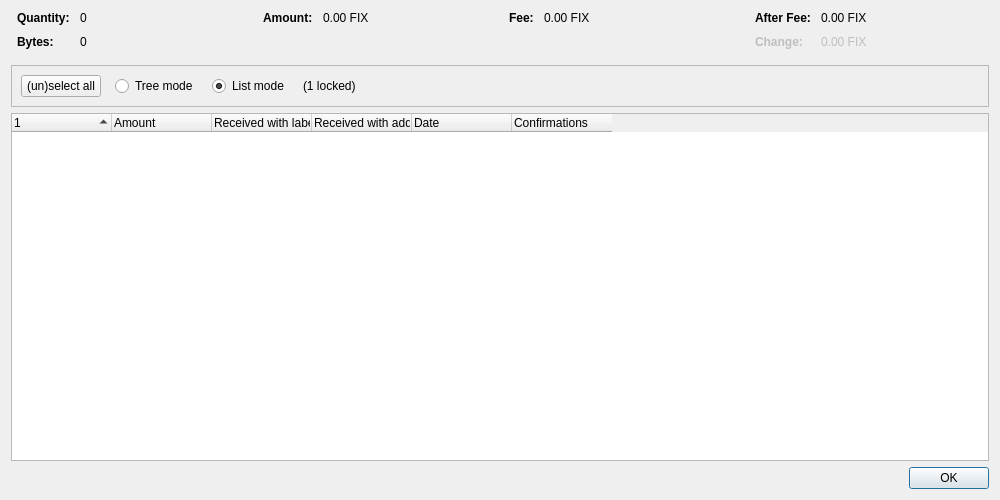
<?xml version="1.0" encoding="UTF-8"?>
<ui version="4.0">
 <class>CoinControlDialog</class>
 <widget class="QDialog" name="CoinControlDialog">
  <property name="geometry">
   <rect>
    <x>0</x>
    <y>0</y>
    <width>1000</width>
    <height>500</height>
   </rect>
  </property>
  <property name="windowTitle">
   <string>Coin Selection</string>
  </property>
  <layout class="QVBoxLayout" name="verticalLayout">
   <item>
    <layout class="QHBoxLayout" name="horizontalLayoutTop" stretch="0,0,0,0">
     <property name="topMargin">
      <number>0</number>
     </property>
     <property name="bottomMargin">
      <number>10</number>
     </property>
     <item>
      <layout class="QFormLayout" name="formLayoutCoinControl1">
       <property name="labelAlignment">
        <set>Qt::AlignLeft|Qt::AlignVCenter</set>
       </property>
       <property name="horizontalSpacing">
        <number>10</number>
       </property>
       <property name="verticalSpacing">
        <number>10</number>
       </property>
       <property name="leftMargin">
        <number>6</number>
       </property>
       <property name="rightMargin">
        <number>6</number>
       </property>
       <item row="0" column="0">
        <widget class="QLabel" name="labelCoinControlQuantityText">
         <property name="font">
          <font>
           <weight>75</weight>
           <bold>true</bold>
          </font>
         </property>
         <property name="text">
          <string>Quantity:</string>
         </property>
        </widget>
       </item>
       <item row="0" column="1">
        <widget class="QLabel" name="labelCoinControlQuantity">
         <property name="cursor">
          <cursorShape>IBeamCursor</cursorShape>
         </property>
         <property name="contextMenuPolicy">
          <enum>Qt::ActionsContextMenu</enum>
         </property>
         <property name="text">
          <string notr="true">0</string>
         </property>
         <property name="textInteractionFlags">
          <set>Qt::LinksAccessibleByMouse|Qt::TextSelectableByKeyboard|Qt::TextSelectableByMouse</set>
         </property>
        </widget>
       </item>
       <item row="1" column="0">
        <widget class="QLabel" name="labelCoinControlBytesText">
         <property name="font">
          <font>
           <weight>75</weight>
           <bold>true</bold>
          </font>
         </property>
         <property name="text">
          <string>Bytes:</string>
         </property>
        </widget>
       </item>
       <item row="1" column="1">
        <widget class="QLabel" name="labelCoinControlBytes">
         <property name="cursor">
          <cursorShape>IBeamCursor</cursorShape>
         </property>
         <property name="contextMenuPolicy">
          <enum>Qt::ActionsContextMenu</enum>
         </property>
         <property name="text">
          <string notr="true">0</string>
         </property>
         <property name="textInteractionFlags">
          <set>Qt::LinksAccessibleByMouse|Qt::TextSelectableByKeyboard|Qt::TextSelectableByMouse</set>
         </property>
        </widget>
       </item>
      </layout>
     </item>
     <item>
      <layout class="QFormLayout" name="formLayoutCoinControl2">
       <property name="horizontalSpacing">
        <number>10</number>
       </property>
       <property name="verticalSpacing">
        <number>10</number>
       </property>
       <property name="leftMargin">
        <number>6</number>
       </property>
       <property name="rightMargin">
        <number>6</number>
       </property>
       <item row="0" column="0">
        <widget class="QLabel" name="labelCoinControlAmountText">
         <property name="font">
          <font>
           <weight>75</weight>
           <bold>true</bold>
          </font>
         </property>
         <property name="text">
          <string>Amount:</string>
         </property>
        </widget>
       </item>
       <item row="0" column="1">
        <widget class="QLabel" name="labelCoinControlAmount">
         <property name="cursor">
          <cursorShape>IBeamCursor</cursorShape>
         </property>
         <property name="contextMenuPolicy">
          <enum>Qt::ActionsContextMenu</enum>
         </property>
         <property name="text">
          <string notr="true">0.00 FIX</string>
         </property>
         <property name="textInteractionFlags">
          <set>Qt::LinksAccessibleByMouse|Qt::TextSelectableByKeyboard|Qt::TextSelectableByMouse</set>
         </property>
        </widget>
       </item>
      </layout>
     </item>
     <item>
      <layout class="QFormLayout" name="formLayoutCoinControl3">
       <property name="horizontalSpacing">
        <number>10</number>
       </property>
       <property name="verticalSpacing">
        <number>10</number>
       </property>
       <property name="leftMargin">
        <number>6</number>
       </property>
       <property name="rightMargin">
        <number>6</number>
       </property>
       <item row="0" column="0">
        <widget class="QLabel" name="labelCoinControlFeeText">
         <property name="font">
          <font>
           <weight>75</weight>
           <bold>true</bold>
          </font>
         </property>
         <property name="text">
          <string>Fee:</string>
         </property>
        </widget>
       </item>
       <item row="0" column="1">
        <widget class="QLabel" name="labelCoinControlFee">
         <property name="cursor">
          <cursorShape>IBeamCursor</cursorShape>
         </property>
         <property name="contextMenuPolicy">
          <enum>Qt::ActionsContextMenu</enum>
         </property>
         <property name="text">
          <string notr="true">0.00 FIX</string>
         </property>
         <property name="textInteractionFlags">
          <set>Qt::LinksAccessibleByMouse|Qt::TextSelectableByKeyboard|Qt::TextSelectableByMouse</set>
         </property>
        </widget>
       </item>
      </layout>
     </item>
     <item>
      <layout class="QFormLayout" name="formLayoutCoinControl4">
       <property name="labelAlignment">
        <set>Qt::AlignLeft|Qt::AlignVCenter</set>
       </property>
       <property name="horizontalSpacing">
        <number>10</number>
       </property>
       <property name="verticalSpacing">
        <number>10</number>
       </property>
       <property name="leftMargin">
        <number>6</number>
       </property>
       <property name="rightMargin">
        <number>6</number>
       </property>
       <item row="0" column="0">
        <widget class="QLabel" name="labelCoinControlAfterFeeText">
         <property name="font">
          <font>
           <weight>75</weight>
           <bold>true</bold>
          </font>
         </property>
         <property name="text">
          <string>After Fee:</string>
         </property>
        </widget>
       </item>
       <item row="0" column="1">
        <widget class="QLabel" name="labelCoinControlAfterFee">
         <property name="cursor">
          <cursorShape>IBeamCursor</cursorShape>
         </property>
         <property name="contextMenuPolicy">
          <enum>Qt::ActionsContextMenu</enum>
         </property>
         <property name="text">
          <string notr="true">0.00 FIX</string>
         </property>
         <property name="textInteractionFlags">
          <set>Qt::LinksAccessibleByMouse|Qt::TextSelectableByKeyboard|Qt::TextSelectableByMouse</set>
         </property>
        </widget>
       </item>
       <item row="1" column="0">
        <widget class="QLabel" name="labelCoinControlChangeText">
         <property name="enabled">
          <bool>false</bool>
         </property>
         <property name="font">
          <font>
           <weight>75</weight>
           <bold>true</bold>
          </font>
         </property>
         <property name="text">
          <string>Change:</string>
         </property>
        </widget>
       </item>
       <item row="1" column="1">
        <widget class="QLabel" name="labelCoinControlChange">
         <property name="enabled">
          <bool>false</bool>
         </property>
         <property name="cursor">
          <cursorShape>IBeamCursor</cursorShape>
         </property>
         <property name="contextMenuPolicy">
          <enum>Qt::ActionsContextMenu</enum>
         </property>
         <property name="text">
          <string notr="true">0.00 FIX</string>
         </property>
         <property name="textInteractionFlags">
          <set>Qt::LinksAccessibleByMouse|Qt::TextSelectableByKeyboard|Qt::TextSelectableByMouse</set>
         </property>
        </widget>
       </item>
      </layout>
     </item>
    </layout>
   </item>
   <item>
    <widget class="QFrame" name="frame">
     <property name="minimumSize">
      <size>
       <width>0</width>
       <height>40</height>
      </size>
     </property>
     <property name="frameShape">
      <enum>QFrame::StyledPanel</enum>
     </property>
     <property name="frameShadow">
      <enum>QFrame::Sunken</enum>
     </property>
     <layout class="QHBoxLayout" name="horizontalLayout">
      <item>
       <layout class="QHBoxLayout" name="horizontalLayoutPanel" stretch="0,0,0,0,0">
        <property name="spacing">
         <number>14</number>
        </property>
        <item>
         <widget class="QPushButton" name="pushButtonSelectAll">
          <property name="sizePolicy">
           <sizepolicy hsizetype="Maximum" vsizetype="Fixed">
            <horstretch>0</horstretch>
            <verstretch>0</verstretch>
           </sizepolicy>
          </property>
          <property name="text">
           <string>(un)select all</string>
          </property>
          <property name="autoDefault">
           <bool>false</bool>
          </property>
         </widget>
        </item>
        <item>
         <widget class="QRadioButton" name="radioTreeMode">
          <property name="sizePolicy">
           <sizepolicy hsizetype="Maximum" vsizetype="Fixed">
            <horstretch>0</horstretch>
            <verstretch>0</verstretch>
           </sizepolicy>
          </property>
          <property name="text">
           <string>Tree mode</string>
          </property>
         </widget>
        </item>
        <item>
         <widget class="QRadioButton" name="radioListMode">
          <property name="sizePolicy">
           <sizepolicy hsizetype="Maximum" vsizetype="Fixed">
            <horstretch>0</horstretch>
            <verstretch>0</verstretch>
           </sizepolicy>
          </property>
          <property name="text">
           <string>List mode</string>
          </property>
          <property name="checked">
           <bool>true</bool>
          </property>
         </widget>
        </item>
        <item>
         <widget class="QLabel" name="labelLocked">
          <property name="text">
           <string notr="true">(1 locked)</string>
          </property>
         </widget>
        </item>
        <item>
         <spacer name="horizontalSpacer">
          <property name="orientation">
           <enum>Qt::Horizontal</enum>
          </property>
          <property name="sizeHint" stdset="0">
           <size>
            <width>40</width>
            <height>20</height>
           </size>
          </property>
         </spacer>
        </item>
       </layout>
      </item>
     </layout>
    </widget>
   </item>
   <item>
    <widget class="CoinControlTreeWidget" name="treeWidget">
     <property name="contextMenuPolicy">
      <enum>Qt::CustomContextMenu</enum>
     </property>
     <property name="sortingEnabled">
      <bool>false</bool>
     </property>
     <property name="columnCount">
      <number>6</number>
     </property>
     <attribute name="headerShowSortIndicator" stdset="0">
      <bool>true</bool>
     </attribute>
     <attribute name="headerStretchLastSection">
      <bool>false</bool>
     </attribute>
     <column>
      <property name="text">
       <string/>
      </property>
     </column>
     <column>
      <property name="text">
       <string>Amount</string>
      </property>
     </column>
     <column>
      <property name="text">
       <string>Received with label</string>
      </property>
     </column>
     <column>
      <property name="text">
       <string>Received with address</string>
      </property>
     </column>
     <column>
      <property name="text">
       <string>Date</string>
      </property>
     </column>
     <column>
      <property name="text">
       <string>Confirmations</string>
      </property>
      <property name="toolTip">
       <string>Confirmed</string>
      </property>
     </column>
     <column>
      <property name="text">
       <string/>
      </property>
     </column>
     <column>
      <property name="text">
       <string/>
      </property>
     </column>
     <column>
      <property name="text">
       <string/>
      </property>
     </column>
     <column>
      <property name="text">
       <string/>
      </property>
     </column>
    </widget>
   </item>
   <item>
    <widget class="QDialogButtonBox" name="buttonBox">
     <property name="orientation">
      <enum>Qt::Horizontal</enum>
     </property>
     <property name="standardButtons">
      <set>QDialogButtonBox::Ok</set>
     </property>
    </widget>
   </item>
  </layout>
 </widget>
 <customwidgets>
  <customwidget>
   <class>CoinControlTreeWidget</class>
   <extends>QTreeWidget</extends>
   <header>qt/coincontroltreewidget.h</header>
  </customwidget>
 </customwidgets>
 <resources/>
 <connections/>
</ui>
